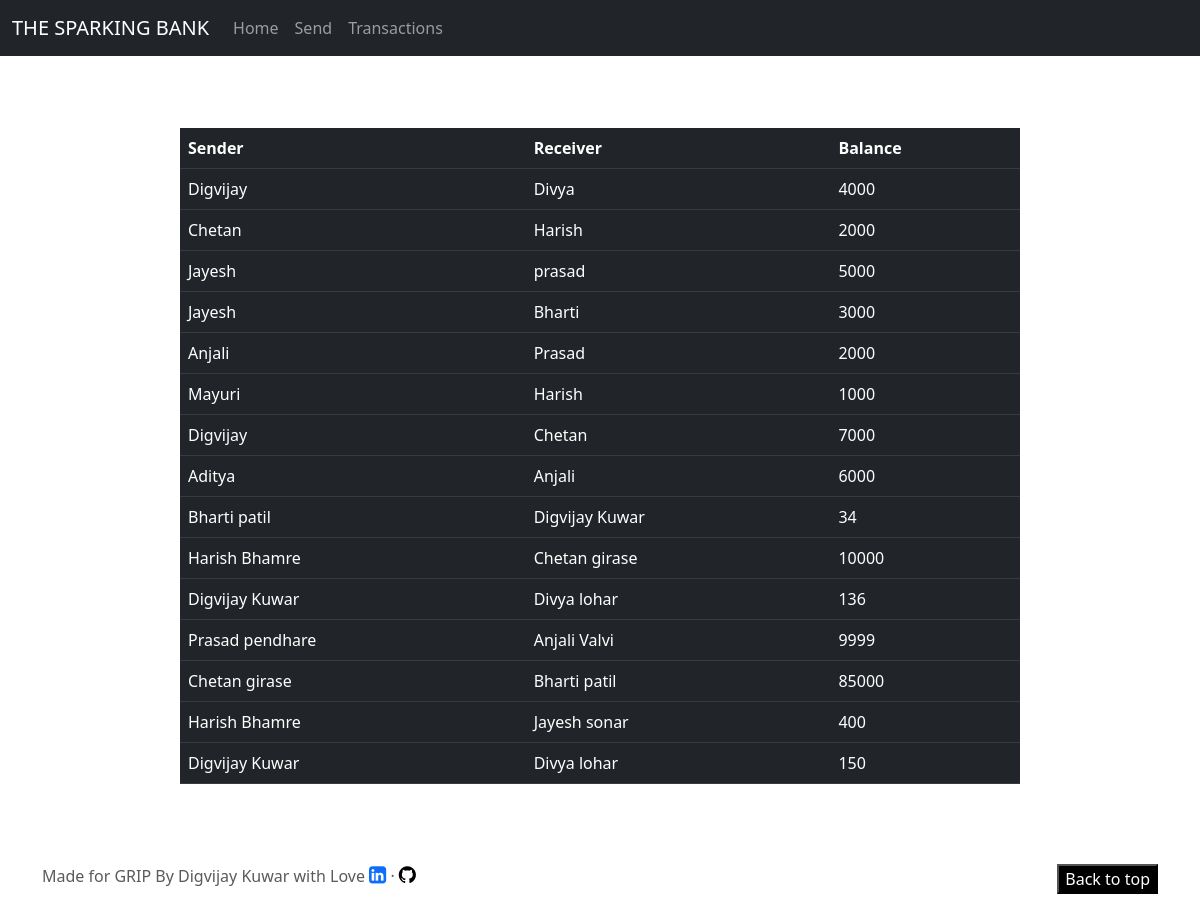
The page /history.php on the database its author committed.
### tables this page shows
CREATE TABLE `transactions` (
  `trans_id` int(11) NOT NULL,
  `sender` varchar(255) NOT NULL,
  `receiver` varchar(255) NOT NULL,
  `balance` bigint(20) NOT NULL
);

### history.php (the view, shortened to what this page needs)
<?php include './connection.php' ?>
<!DOCTYPE html>
<html lang="en">
<head>
    <link href="https://cdn.jsdelivr.net/npm/bootstrap@5.3.0-alpha3/dist/css/bootstrap.min.css" rel="stylesheet">
    <link href="carousel.css" rel="stylesheet">
    <link rel="stylesheet" href="https://cdnjs.cloudflare.com/ajax/libs/font-awesome/4.7.0/css/font-awesome.min.css">
</head>
<body>
<header>
  <nav class="navbar navbar-expand-md navbar-dark fixed-top bg-dark">
    <div class="container-fluid">
      <a class="navbar-brand" href="index.php">THE SPARKING BANK</a>
      <div class="collapse navbar-collapse" id="navbarCollapse">
        <ul class="navbar-nav me-auto mb-2 mb-md-0">
          <li class="nav-item">
            <a class="nav-link "  href="index.php">Home</a>
          </li>
          <li class="nav-item">
            <a class="nav-link" href="send.php">Send</a>
          </li>
          <li class="nav-item">
            <a class="nav-link " href="history.php">Transactions</a>
          </li>
        </ul>
      </div>
    </div>
  </nav>
</header>
<table class="listtable table-dark table" style="width: 70%; margin: 80px auto;">
  <thead class="thead-light">
    <tr>
      <th scope="col">Sender</th>
      <th scope="col">Receiver</th>
      <th scope="col">Balance</th>
    </tr>
  </thead>
  <tbody>
  <?php
            $sql ="select * from transactions";
            $query =mysqli_query($con, $sql);
            while($rows = mysqli_fetch_assoc($query))
            {
        ?>
            <tr>
            <td class="py-2"><?php echo $rows['sender']; ?></td>
            <td class="py-2"><?php echo $rows['receiver']; ?></td>
            <td class="py-2"><?php echo $rows['balance']; ?> </td>
        <?php
            }
        ?>
  </tbody>
</table>
<footer class="container">
    <button class="float-end"><a href="#">Back to top</a></button>
    <p>Made for GRIP By Digvijay Kuwar with Love <a href="https://www.linkedin.com/in/digvijay-kuwar-97aaa3240/"><i class="fa fa-linkedin-square" style="font-size:20px"></i></a>
      &middot; <a href="https://github.com/Digvijaykuwar"><i class="fa fa-github" style="font-size:20px; color:black;"></i>
    </a></p>
  </footer>
</body>
</html>

### carousel.css (style rules this page uses)
body { padding-top: 3rem; padding-bottom: 3rem; color: #5a5a5a; }
.float-end { background-color: black; }
.float-end>a { color: white; text-decoration: none; }

### rows shown on the page
transactions: sender "Digvijay", receiver "Divya", balance "4000"
transactions: sender "Chetan", receiver "Harish", balance "2000"
transactions: sender "Jayesh", receiver "prasad", balance "5000"
transactions: sender "Jayesh", receiver "Bharti", balance "3000"
transactions: sender "Anjali", receiver "Prasad", balance "2000"
transactions: sender "Mayuri", receiver "Harish", balance "1000"
transactions: sender "Digvijay", receiver "Chetan", balance "7000"
transactions: sender "Aditya", receiver "Anjali", balance "6000"
transactions: sender "Bharti patil", receiver "Digvijay Kuwar", balance "34"
transactions: sender "Harish Bhamre", receiver "Chetan girase", balance "10000"
transactions: sender "Digvijay Kuwar", receiver "Divya lohar", balance "136"
transactions: sender "Prasad pendhare", receiver "Anjali Valvi", balance "9999"
transactions: sender "Chetan girase", receiver "Bharti patil", balance "85000"
transactions: sender "Harish Bhamre", receiver "Jayesh sonar", balance "400"
transactions: sender "Digvijay Kuwar", receiver "Divya lohar", balance "150"
